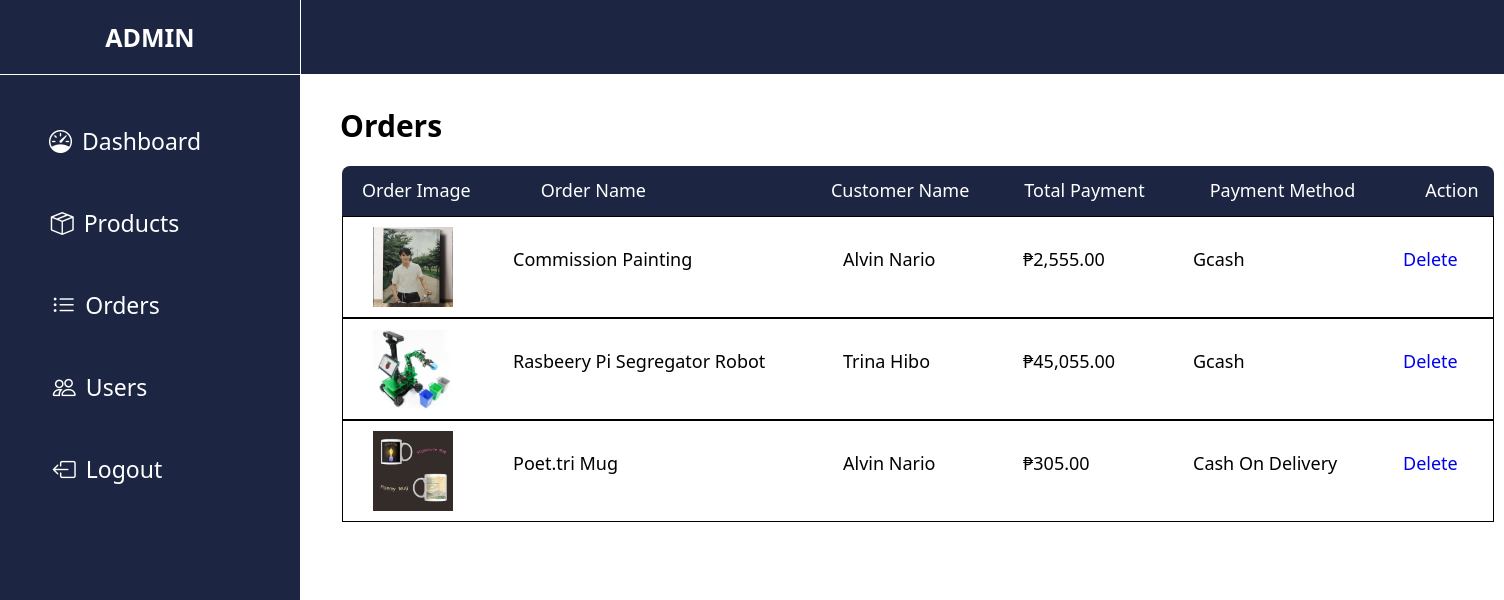
Page /Orders-admin.php on the committed database.
### tables this page shows
CREATE TABLE `order_item` (
  `order_item_id` int(11) NOT NULL,
  `order_id` varchar(16) NOT NULL,
  `customer_id` int(11) DEFAULT NULL,
  `customer_name` varchar(255) NOT NULL,
  `address` text DEFAULT NULL,
  `contact` varchar(11) NOT NULL,
  `product_id` int(11) DEFAULT NULL,
  `product_img` varchar(255) NOT NULL,
  `product_name` varchar(255) NOT NULL,
  `product_owner` varchar(255) NOT NULL,
  `quantity` int(11) NOT NULL,
  `price` decimal(10,2) NOT NULL,
  `total_payment` int(11) NOT NULL,
  `payment` varchar(100) NOT NULL,
  `order_date` date NOT NULL,
  `status` varchar(255) NOT NULL COMMENT 'To Ship, To Receive, Completed, Canceled'
);

### Orders-admin.php (the view, shortened to what this page needs)
<?php
$servername = "localhost";
$username = "root";
$password = "";
$dbname = "unboxed";
$conn = new mysqli($servername, $username, $password, $dbname);
$query = "SELECT * FROM order_item";
$result = mysqli_query($conn, $query);
?>
<!DOCTYPE html>
<html lang="en">
<head>
  <link rel="stylesheet" href="admin.css?v=<?php echo time(); ?>">
  <link rel="stylesheet" href="https://cdn.jsdelivr.net/npm/bootstrap-icons@1.3.0/font/bootstrap-icons.css">
</head>
<body>
  <div class="sidebar">
    <div class="nav-top">
    </div>
        <a href="#">
        </a>
        <h2>Admin</h2>
        <ul class="nav">
            <li>
                <a href="admin.php">
                <i class="bi bi-speedometer"></i>
                    <span>Dashboard</span>
                </a>
            </li>
            <li>
                <a href="Product-admin.php">
                <i class="bi bi-box-seam"></i>
                    <span>Products</span>
                </a>
            </li>
            <li>
                <a href="Orders-admin.php">
                <i class="bi bi-list-ul"></i>
                    <span>Orders</span>
                </a>
            </li>
            <li>
                <a href="users.php">
                <i class="bi bi-people"></i>
                    <span>Users</span>
                </a>
            </li>
            <li>
            <a href="login.php" onclick="return confirm('Are you sure you want to logout?')">
            <i class="bi bi-box-arrow-left"></i>
          <span>Logout</span>
                </a>
            </li>
        </ul>
    </div>
    <div class="product-main">
    <h1>Orders</h1>
    <div class="header-order">
      <p class="order-img">Order Image</p>
      <p class="order-name">Order Name</p>
      <p class="order-cust">Customer Name</p>
      <p class="order-total">Total Payment</p>
      <p class="order-meth">Payment Method</p>
      <p class="order-action">Action</p>
    </div>
    <?php while ($row = mysqli_fetch_assoc($result)) { ?>
      <div class="prod-con">
        <img src="<?php echo $row['product_img']; ?>" alt="<?php echo $row['customer_name']; ?>" class="product-image">
        <p class="product-name"><?php echo $row['product_name']; ?></p>
        <p class="customer-name"><?php echo $row['customer_name']; ?></p>
        <p class="order-price">₱<?php echo number_format($row['total_payment'], 2); ?></p>
        <p class="product-payment"><?php echo $row['payment']; ?></p>
        <p class="action">
          <a href="delete_product.php?id=<?php echo $row['order_item_id']; ?>" onclick="return confirm('Are you sure you want to delete this product?')">Delete</a>
        </p>
      </div>
    <?php } ?>
  </div>
</body>
</html>

### admin.css (style rules this page uses)
* { margin: 0; padding: 0; text-decoration: none; }
body { box-sizing: border-box; font-family: 'Segoe UI', Tahoma, Geneva, Verdana, sans-serif; background-color: white; background-repeat: no-repeat; background-size: cover; background-position: center; height: 88.3vh; margin: 0; background-attachment: fixed; }
.sidebar { position: fixed; background: #1c2541; width: 300px; height: 100%; top: 0; left: 0; z-index: 1; border-right: 1px solid white; }
.nav-top { position: absolute; height: 73.5px; width: 1230px; background-color: #1c2541; margin-left: 300px; border-left: 1px solid white; }
.sidebar h2 { text-align: center; font-size: 25px; text-transform: uppercase; color: #fff; background: #1c2541; padding: 20px; margin-top: -40px; border-bottom: 1px solid white; }
.sidebar a { display: flex; color: #fff; justify-content: center; align-items: center; font-size: 20px; padding-top: 20px; margin-top: 20px; }
.sidebar ul li a { color: #fff; padding: 0 30px; font-size: 23px; margin-top: 50px; }
.bi-speedometer { margin-left: -50px; }
.bi-box-seam { margin-left: -70px; }
.bi-list-ul { margin-left: -88px; }
.bi-people { margin-left: -100px; }
.bi-box-arrow-left { margin-left: -85px; }
.nav i { margin-right: 10px; }
.dash-main h1, .product-main h1 { margin-left: 335px; font-size: 30px; margin-top: 100px; margin-bottom: 20px; }
.nav { text-decoration: none; }
.prod-con { display: flex; height: 100px; width: 1150px; border: 1px solid black; margin-left: 337px; }
.product-image { height: 80px; width: 80px; margin: 10px; margin-left: 30px; object-fit: cover; }
.customer-name { position: absolute; font-size: 18px; margin-top: 30px; margin-bottom: 30px; margin-left: 500px; }
.product-name { font-size: 18px; margin-top: 30px; margin-bottom: 30px; margin-left: 50px; }
.product-payment { position: absolute; font-size: 18px; margin-top: 30px; margin-bottom: 30px; margin-left: 850px; }
.order-price { position: absolute; font-size: 18px; margin-top: 30px; margin-bottom: 30px; margin-left: 680px; }
.action { position: absolute; font-size: 18px; margin-top: 30px; margin-bottom: 30px; margin-left: 1060px; }
.product-main { height: auto; padding: 5px; background-color: #ffff; color: #000; padding-bottom: 50px; }
.header-order { display: flex; height: 50px; position: relative; width: 1152px; background-color: #1c2541; margin-left: 337px; border-top-left-radius: 8px; border-top-right-radius: 8px; color: white; font-size: 18px; font-weight: 500; }
.order-img { padding-left: 20px; margin-top: 12px; }
.order-name { margin-left: 70px; margin-top: 12px; }
.order-cust { margin-left: 185px; margin-top: 12px; }
.order-total { margin-left: 55px; margin-top: 12px; }
.order-meth { margin-left: 65px; margin-top: 12px; }
.order-action { margin-left: 70px; margin-top: 12px; }

### rows in the picture
order_item: product_img (picture), product_name "Commission Painting", customer_name "Alvin Nario", total_payment "2,555.00", payment "Gcash"
order_item: product_img (picture), product_name "Rasbeery Pi Segregator Robot", customer_name "Trina Hibo", total_payment "45,055.00", payment "Gcash"
order_item: product_img (picture), product_name "Poet.tri Mug", customer_name "Alvin Nario", total_payment "305.00", payment "Cash On Delivery"
